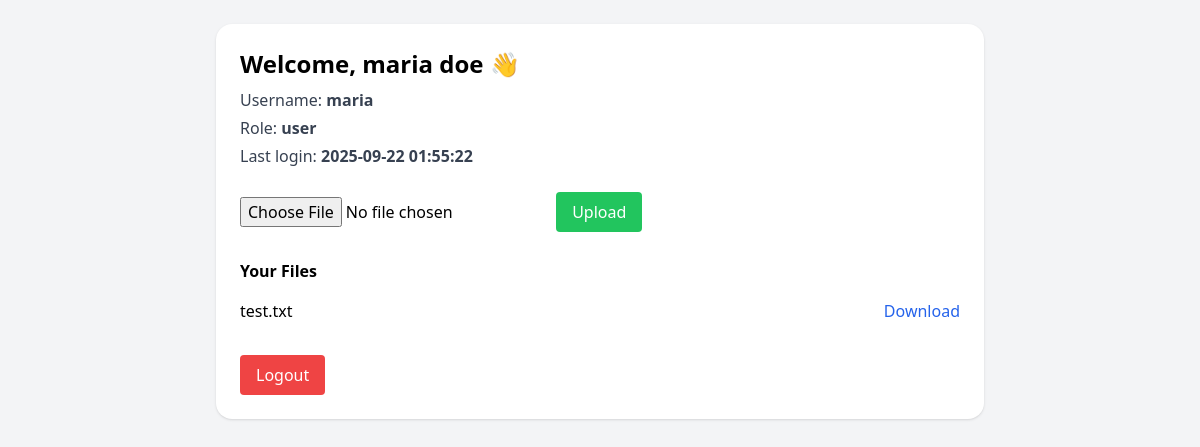
Page /dashboard.php (signed in) on the committed database.
### tables this page shows
CREATE TABLE `users` (
  `id` int(11) NOT NULL,
  `username` varchar(100) NOT NULL,
  `firstname` varchar(100) NOT NULL,
  `lastname` varchar(100) NOT NULL,
  `email` varchar(255) NOT NULL,
  `password_hash` varchar(255) NOT NULL,
  `role` enum('admin','user') NOT NULL DEFAULT 'user',
  `created_at` timestamp NOT NULL DEFAULT current_timestamp(),
  `last_login` datetime DEFAULT NULL
);

CREATE TABLE `files` (
  `id` int(11) NOT NULL,
  `user_id` int(11) NOT NULL,
  `filename` varchar(255) NOT NULL,
  `encrypted_name` varchar(255) NOT NULL,
  `iv` varbinary(16) NOT NULL,
  `tag` varbinary(16) NOT NULL,
  `created_at` timestamp NOT NULL DEFAULT current_timestamp()
);

### dashboard.php (the view, shortened to what this page needs)
<?php
require 'config.php';
$isAdmin = ($_SESSION['role'] === 'admin');
$stmt = $mysqli->prepare("SELECT username, firstname, lastname, last_login FROM users WHERE id=?");
$stmt->bind_param("i", $_SESSION['user_id']);
$stmt->execute();
$stmt->bind_result($username, $firstname, $lastname, $last_login);
$stmt->fetch();
if ($isAdmin) {
    $stmt = $mysqli->prepare("SELECT f.id, f.filename, u.username, f.created_at
                              FROM files f
                              JOIN users u ON f.user_id=u.id
                              ORDER BY f.created_at DESC");
} else {
    $stmt = $mysqli->prepare("SELECT id, filename, created_at FROM files WHERE user_id=? ORDER BY created_at DESC");
    $stmt->bind_param("i", $_SESSION['user_id']);
}
$stmt->execute();
$result = $stmt->get_result();
?>
<!DOCTYPE html>
<html>
<head>
  <script src="https://cdn.tailwindcss.com"></script>
</head>
<body class="bg-gray-100 p-6">
<div class="max-w-3xl mx-auto bg-white p-6 rounded-2xl shadow">
  <h2 class="text-2xl font-bold mb-2">Welcome, <?= htmlspecialchars($firstname . " " . $lastname) ?> 👋</h2>
  <p class="text-gray-700 mb-1">Username: <span class="font-semibold"><?= htmlspecialchars($username) ?></span></p>
  <p class="text-gray-700 mb-1">Role: <span class="font-semibold"><?= htmlspecialchars($_SESSION['role']) ?></span></p>
  <p class="text-gray-700 mb-6">Last login: <span class="font-semibold"><?= $last_login ? htmlspecialchars($last_login) : "First time login" ?></span></p>
  <?php if (!$isAdmin): ?>
  <form action="upload.php" method="post" enctype="multipart/form-data" class="mb-6">
    <input type="file" name="file" required class="mb-2">
    <button class="bg-green-500 text-white px-4 py-2 rounded">Upload</button>
  </form>
  <?php endif; ?>
  <h3 class="font-semibold mb-2"><?= $isAdmin ? "All Uploaded Files" : "Your Files" ?></h3>
  <ul class="divide-y">
    <?php while ($row = $result->fetch_assoc()): ?>
      <li class="flex justify-between items-center py-2">
        <span>
          <?= htmlspecialchars($row['filename']) ?>
        </span>
        <a href="download.php?id=<?= $row['id'] ?>" class="text-blue-600">Download</a>
      </li>
    <?php endwhile; ?>
  </ul>
  <a href="logout.php" class="inline-block mt-6 bg-red-500 text-white px-4 py-2 rounded">Logout</a>
</div>
</body>
</html>

### rows in the picture
users: firstname+lastname "maria doe", username "maria", last_login "2025-09-22 01:55:22"
files: filename "test.txt"

### other values in the picture
$_SESSION['role'] "user"
